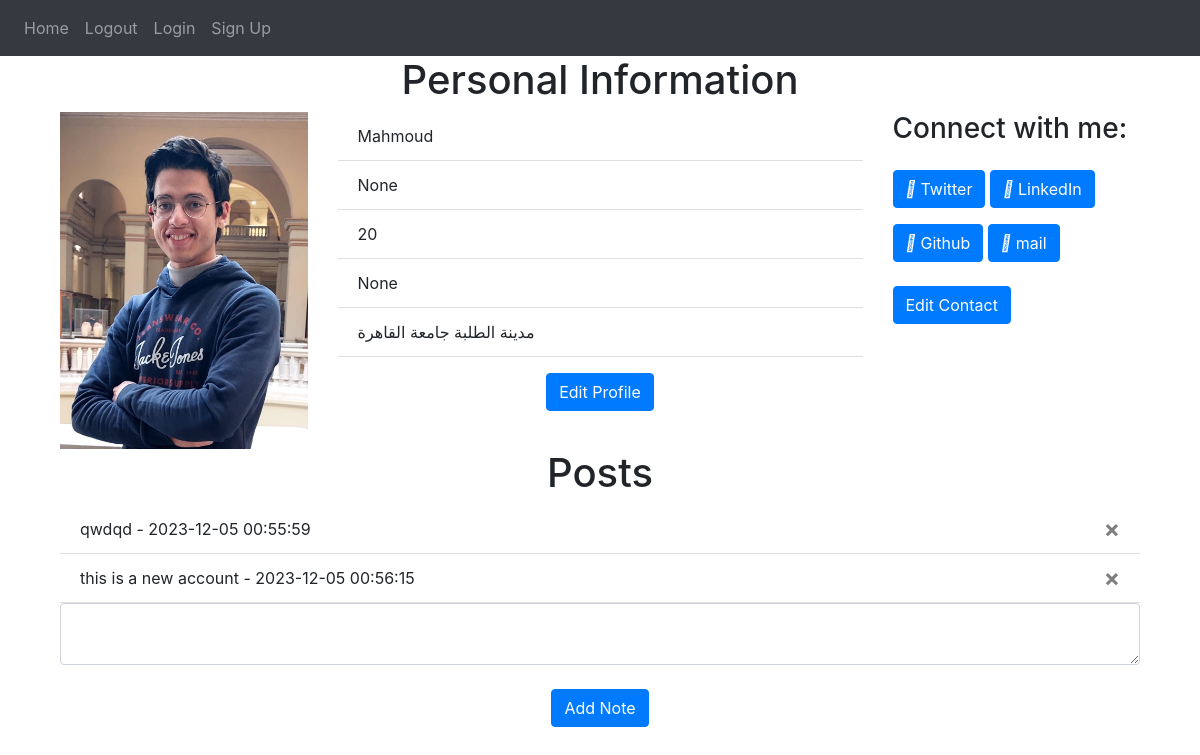
Screenshot of / (signed in) with the database file from the repository.
### website/models.py (models this page shows)
class User(db.Model, UserMixin):
    id = db.Column(db.Integer, primary_key=True)
    email = db.Column(db.String(150), unique=True)
    password = db.Column(db.String(150))
    first_name = db.Column(db.String(150))
    last_name = db.Column(db.String(150))
    age= db.Column(db.String(150))
    phone = db.Column(db.String(150))
    address = db.Column(db.String(150))
    notes = db.relationship('Note')
    contact = db.relationship('Contact', backref='user', uselist=False)

class Note(db.Model):
    id = db.Column(db.Integer, primary_key=True)
    data = db.Column(db.String(10000))
    date = db.Column(db.DateTime(timezone=True), default=func.now())
    user_id = db.Column(db.Integer, db.ForeignKey('user.id'))

### website/views.py (the view, shortened to what this page needs)
@views.route('/', methods=['GET', 'POST'])
@login_required
def home():
    return render_template("home.html", user=current_user)

### website/__init__.py (called while the page is built)
def create_app():
    app = Flask(__name__)
    app.config['SECRET_KEY'] = 'hjshjhdjah kjshkjdhjs'
    app.config['SQLALCHEMY_DATABASE_URI'] = f'sqlite:///{DB_NAME}'
    db.init_app(app)
    from .views import views
    from .auth import auth
    app.register_blueprint(views, url_prefix='/')
    app.register_blueprint(auth, url_prefix='/')
    from .models import User, Note
    with app.app_context():
        db.create_all()
    login_manager = LoginManager()
    login_manager.login_view = 'auth.login'
    login_manager.init_app(app)
    @login_manager.user_loader
    def load_user(id):
        return User.query.get(int(id))
    return app

### website/templates/home.html (shortened to what this page needs)
{% extends "base.html" %}
{% block content %}
<div class="container">
    <h1 align="center">Personal Information</h1>
    <div class="row">
        <div class="col-md-3">
            <img src="\static\images\mahmoud.jpg" alt="Your Image" class="img-fluid">
        </div>
        <div class="col-md-6">
            <ul class="list-group list-group-flush" id="personal_info">
                <li class="list-group-item">{{ user.first_name }}</li>
                <li class="list-group-item">{{ user.last_name }}</li>
                <li class="list-group-item">{{ user.age }}</li>
                <li class="list-group-item">{{ user.phone }}</li>
                <li class="list-group-item">{{ user.address }}</li>
            </ul>
        <div align="center">
                      <a href="{{ url_for('views.edit_profile') }}" class="btn btn-primary mt-3">Edit Profile</a>
        </div>
        </div>
        <div class="col-md-3">
            <h3>Connect with me:</h3>
            <a href="#" target="_blank" class="btn btn-primary mt-3">
                <i class="fab fa-twitter"></i> Twitter
            </a>
            <a href="#" target="_blank" class="btn btn-primary mt-3">
                <i class="fab fa-linkedin"></i> LinkedIn
            </a>
            <a href="#" target="_blank" class="btn btn-primary mt-3">
                <i class="fab fa-linkedin"></i> Github
            </a>
            <a href="bassel@gmail.com" target="_blank" class="btn btn-primary mt-3">
                <i class="fab fa-linkedin"></i> mail
            </a>
                              <br />
                              <br />
            <a href="{{ url_for('views.edit_contact') }}" class="btn btn-primary">Edit Contact</a>
        </div>
    </div>
    <h1 align="center">Posts</h1>
    <ul class="list-group list-group-flush" id="notes">
        {% for note in user.notes %}
        <li class="list-group-item">
            {{ note.data }} - {{ note.date.strftime('%Y-%m-%d %H:%M:%S') }}
            <button type="button" class="close" onClick="deleteNote({{ note.id }})">
                <span aria-hidden="true">&times;</span>
            </button>
        </li>
        {% endfor %}
    </ul>
    <form method="POST">
        <textarea name="note" id="note" class="form-control"></textarea>
        <br />
        <div align="center">
            <button type="submit" class="btn btn-primary">Add Note</button>
        </div>
    </form>
</div>
{% endblock %}

### rows the page displays
User: first_name "Mahmoud", last_name "None", age "20", phone "None", address "مدينة الطلبة جامعة القاهرة"
Note: data "qwdqd", date "2023-12-05 00:55:59"
Note: data "this is a new account", date "2023-12-05 00:56:15"
